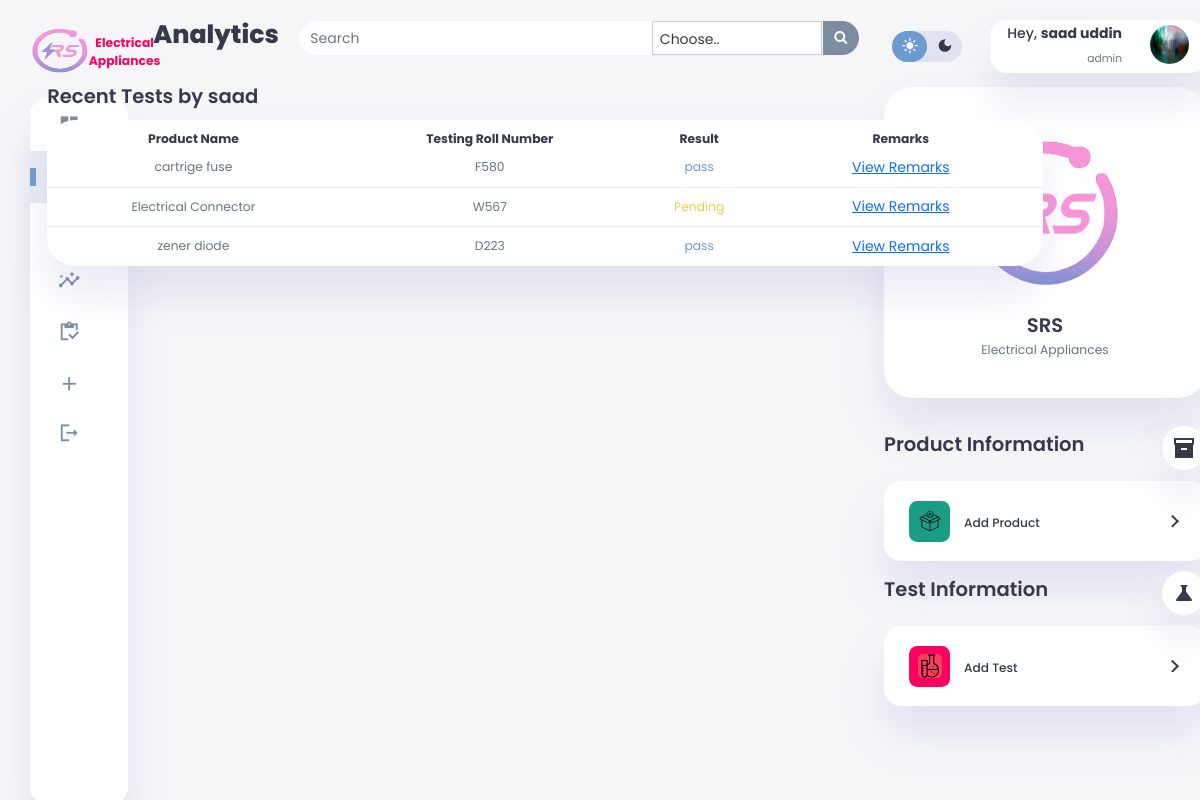
Screenshot of /user.php (signed in) with the database file from the repository.
### tables this page shows
CREATE TABLE `role` (
  `r_id` int(11) NOT NULL,
  `fname` varchar(50) NOT NULL,
  `lname` varchar(50) NOT NULL,
  `email` varchar(256) NOT NULL,
  `pass` varchar(256) NOT NULL,
  `role` varchar(10) NOT NULL
);

CREATE TABLE `testing_records` (
  `testing_id` varchar(12) NOT NULL,
  `product_id` varchar(10) NOT NULL,
  `testing_code` varchar(255) NOT NULL,
  `testing_roll_number` varchar(255) NOT NULL,
  `test_result` varchar(50) NOT NULL,
  `remarks` text NOT NULL,
  `tester_name` varchar(255) NOT NULL,
  `remanufacturing_status` tinyint(1) NOT NULL
);

CREATE TABLE `products_table` (
  `product_id` varchar(10) NOT NULL,
  `product_name` varchar(50) NOT NULL,
  `revision_no` varchar(50) NOT NULL,
  `manufacturing_no` varchar(50) NOT NULL,
  `category_name` varchar(255) DEFAULT NULL
);

### user.php (the view, shortened to what this page needs)
<?php
include("db_connection.php");
?>
<!DOCTYPE html>
<html lang="en">
<head>
    <link href="https://cdn.jsdelivr.net/npm/bootstrap@5.0.2/dist/css/bootstrap.min.css" rel="stylesheet">
    <link rel="stylesheet" href="https://cdnjs.cloudflare.com/ajax/libs/font-awesome/4.7.0/css/font-awesome.min.css">
    <link rel="stylesheet" href="style.css">
</head>
<body>
    <?php
    include("./include/sidebar.php");
    ?>
    <main>
        <div class="header-container d-flex justify-content-between">
            <h1>Analytics</h1>
            <div class="search ">
                <form action="search_results.php" method="GET" class='form-inline'>
                    <div class="input-group">
                        <input type='text' id='search' class="form-control search-form" name="query" placeholder="Search">
                        <select class="form-control custom-select search-select" name="category" style="max-width: 170px; max-height: 34px;">
                        <option value="" selected disabled hidden>Choose..</option>
                        </select>
                        <span class="input-group-btn" style="width:39px">
                            <button id="search-this" type="submit" class="pull-right btn btn-default search-btn">
                                <i class="fa fa-search"></i>
                            </button>
                        </span>
                    </div>
                </form>
            </div>
        </div>
        <?php
        $name_query = "SELECT fname FROM `role` WHERE email = '" . $_SESSION['email'] . "'";
        $name_result = mysqli_query($con, $name_query);
        if ($row = mysqli_fetch_assoc($name_result)) {
            $name = $row['fname'];
            $query = "SELECT
                tr.testing_id,
                p.product_name,
                tr.testing_roll_number,
                tr.test_result,
                tr.remarks,
                tr.tester_name
              FROM
                products_table p
              JOIN
                testing_records tr ON p.product_id = tr.product_id
              WHERE
                tr.tester_name = '$name'";
            $result = mysqli_query($con, $query);
            echo "<div class='recent-orders'>
            <h2>Recent Tests by $name</h2>";
            if ($result && mysqli_num_rows($result) > 0) {
                echo "<table border='1'>
                <thead>
                    <tr>
                        <th>Testing ID</th>
                        <th>Product Name</th>
                        <th>Testing Roll Number</th>
                        <th>Result</th>
                        <th>Remarks</th>
                        <th>Tester Name</th>
                    </tr>
                </thead>
                <tbody>";
                while ($row = mysqli_fetch_assoc($result)) {
                    $resultClass = ($row['test_result'] === 'Declined') ? 'danger' : (($row['test_result'] === 'Pending') ? 'warning' : 'primary');
                    echo "<tr>
                    <td>{$row['testing_id']}</td>
                    <td>{$row['product_name']}</td>
                    <td>{$row['testing_roll_number']}</td>
                    <td class={$resultClass}>{$row['test_result']}</td>
                    <td class='remarks-cell'>
                    <button class='btn btn-link' data-bs-toggle='modal' data-bs-target='#remarksModal{$row['testing_id']}'>View Remarks</button>
                </td>
                    <td>{$row['tester_name']}</td>
                  </tr>";
                }
            } else {
                echo "No test results found for $name";
            }
        } else {
            echo "No Tester Name found";
        }
        ?>
        </tbody>
        </table>
        </div>
    </main>
    <?php
    include("./include/user-nav.php");
    include("./include/right-section.php");
    include("./include/script.php");
    ?>

### include/user-nav.php (shortened to what this page needs)
 <?php
include("db_connection.php");
 ?>
 <div class="right-section">
            <div class="nav">
                <div class="day-night">
                    <div class="dark-mode">
                        <span class="material-icons-sharp active">
                        </span>
                        <span class="material-icons-sharp">
                        </span>
                    </div>
                </div>
                <div class="profile">
                    <div class="info">
                        <h6>Hey, <b><?php if(isset($_SESSION['email'])){
                $query = "SELECT * FROM `role` WHERE email = '$_SESSION[email]'";
                $res = mysqli_query($con,$query);
                $row = mysqli_fetch_assoc($res);
                echo $row['fname'] . " " . $row['lname'];
                        }
             ?></b></h6>
                        <small class="text-muted" style="text-align:left;"><?php  echo $row['role']  ?></small>
                    </div>
                    <div class="profile-photo">
                        <img src="images/profile-1.jpg">
                    </div>
                </div>
            </div>

### style.css (style rules this page uses)
:root { --color-primary: #6C9BCF; --color-danger: #FF0060; --color-success: #1B9C85; --color-warning: #f5ca4b; --color-white: #fff; --color-info-dark: #7d8da1; --color-dark: #363949; --color-light: rgba(132, 139, 200, 0.18); --color-dark-variant: #677483; --color-background: #f6f6f9; --card-border-radius: 2rem; --border-radius-1: 0.4rem; --border-radius-2: 1.2rem; --card-padding: 1.8rem; --padding-1: 1.2rem; --box-shadow: 0 2rem 3rem var(--color-light); }
* { margin: 0; padding: 0; outline: 0; appearance: 0; border: 0; text-decoration: none; box-sizing: border-box; }
html { font-size: 14px; }
body { width: 100vw; height: 100vh; font-family: 'Poppins', sans-serif; font-size: 0.88rem; user-select: none; overflow-x: hidden; color: var(--color-dark); background-color: var(--color-background); }
img { display: block; width: 100%; object-fit: cover; }
h1 { font-weight: 800; font-size: 1.8rem; }
h2 { font-weight: 600; font-size: 1.4rem; }
small { font-size: 0.76rem; }
b { color: var(--color-dark); }
.text-muted { color: var(--color-info-dark); }
.primary { color: var(--color-primary); }
.warning { color: var(--color-warning); }
main { margin-top: 1.4rem; }
.header-container { display: flex; align-items: center; }
.header-container h1 { margin-right: 20px; }
main .search .search-form { border-radius: 30px 0 0 30px; background-color: var(--color-white); color: var(--color-dark); }
main .search .input-group { width: 40rem; }
main .input-group-btn { max-width: 38px; }
main #search { border: 1px solid var(--color-white); }
main .search-btn { cursor: pointer; border-radius: 0 30px 30px 0; background-color: var(--color-info-dark); color: var(--color-white); }
main .recent-orders { margin-top: 1.3rem; }
main .recent-orders h2 { margin-bottom: 0.8rem; }
main .recent-orders table { background-color: var(--color-white); width: 100%; padding: var(--card-padding); text-align: center; box-shadow: var(--box-shadow); border-radius: var(--card-border-radius); transition: all 0.3s ease; }
main .recent-orders table thead th { padding-top: 10px; }
main table tbody td { height: 2.8rem; border-bottom: 1px solid var(--color-light); color: var(--color-dark-variant); }
main table tbody tr:last-child td { border: none; }
.right-section { margin-top: 1.4rem; }
.right-section .day-night { margin-top: 0.8rem; }
.right-section .nav { display: flex; justify-content: end; gap: 2rem; }
.right-section .dark-mode { background-color: var(--color-light); display: flex; justify-content: space-between; align-items: center; height: 2.2rem; width: 5rem; cursor: pointer; border-radius: var(--border-radius-2); }
.right-section .dark-mode span { font-size: 1.2rem; width: 50%; height: 100%; display: flex; align-items: center; justify-content: center; }
.right-section .dark-mode span.active { background-color: var(--color-primary); color: white; border-radius: var(--border-radius-2); }
.right-section .nav .profile { display: flex; gap: 2rem; text-align: right; background-color: var(--color-white); border-radius: var(--border-radius-2); padding: 0.4rem var(--padding-1); box-shadow: var(--box-shadow); transition: all 0.3s ease; }
.right-section .nav .profile .profile-photo { width: 2.8rem; height: 2.8rem; border-radius: 50%; overflow: hidden; }
.custom-select { appearance: none; -webkit-appearance: none; -moz-appearance: none; width: 100%; padding: 0.5rem 3.5rem 0.3rem 0.5rem; border: 1px solid #ccc; border-radius: 4px; }
main .header-container .search .input-group .search-select { background-color: var(--color-white); color: var(--color-dark); }
@media screen and (max-width: 1200px) { main .search .input-group { width: 40rem; } }
@media screen and (max-width: 1200px) { main .recent-orders { width: 94%; position: absolute; left: 50%; transform: translateX(-50%); margin: 2rem 0 0 0.8rem; } }
@media screen and (max-width: 1200px) { main .recent-orders table { width: 83vw; max-height: 80vh; } }

### rows the page displays
role: fname "saad", lname "uddin", role "admin"
testing_records: product.product_name "cartrige fuse", testing_roll_number "F580", test_result "pass"
testing_records: product.product_name "Electrical Connector", testing_roll_number "W567", test_result "Pending"
testing_records: product.product_name "zener diode", testing_roll_number "D223", test_result "pass"
